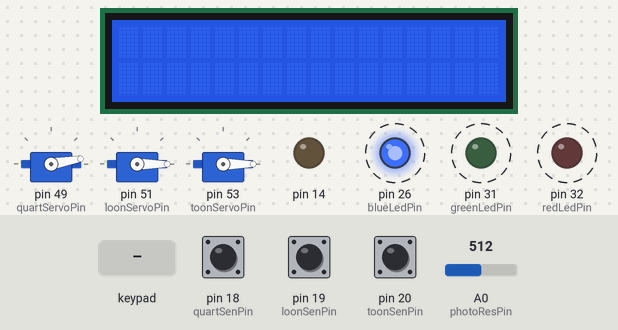
Recording of a sketch running on a simulated Arduino Mega 2560, built with avr-gcc and run on an emulated ATmega2560. Shown: 16×2 character LCD, 3 × servo, output pins drawn as LEDs (lit = HIGH). Dashed ring = blinking. Inputs (shaded band) come from the test bench; at power-on: pin 18 (quartSenPin) HIGH, pin 19 (loonSenPin) HIGH, pin 20 (toonSenPin) HIGH, A0 (photoResPin) = 512. What the sketch prints to the serial monitor is not drawn.

Above: at 1.2 s.
1.3 s: key 'A' pressed
At 3.0 s:
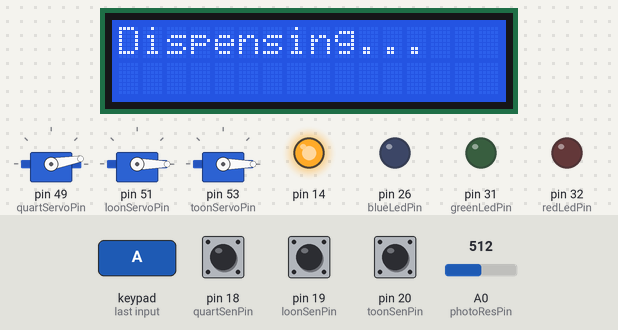
At 4.2 s:
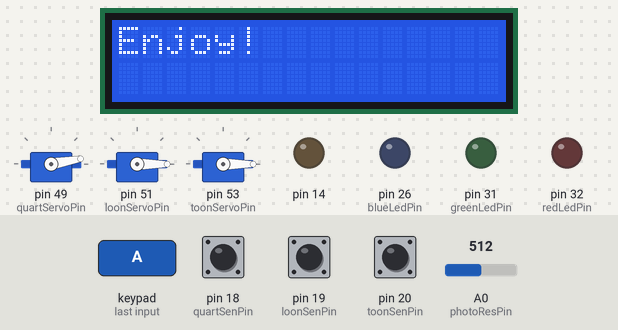
Timing chart, 0 to 5.7 s (numbered marks = the images above; inputs shaded):
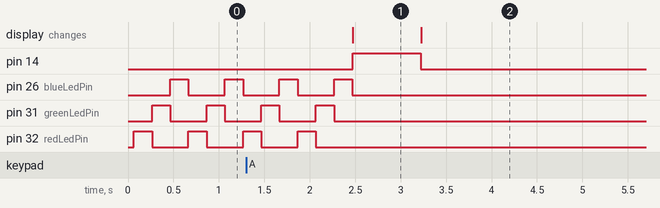

The sketch:

integrated.ino
```cpp
#include <Servo.h>
#include <LiquidCrystal.h>
#include <Keypad.h>

#define redLedPin 32
#define greenLedPin 31
#define blueLedPin 26
#define photoResPin A0
#define quartSenPin 18
#define loonSenPin 19
#define toonSenPin 20
#define quartServoPin 49
#define loonServoPin 51
#define toonServoPin 53

const byte ROWS = 4; // Number of rows in keypad
const byte COLS = 2; // Number of columns in keypad
byte rowPins[ROWS] = {2,3,4,5}; // row keypad pin connections to Arduino pins
byte colPins[COLS] = {6,7}; //coloumn keypad pin connections to Arduino pins

char keys[ROWS][COLS] = {
  {'B','A'},
  {'6','3'},
  {'5','2'},
  {'4','1'}
};

Keypad keypad = Keypad( makeKeymap(keys), rowPins, colPins, ROWS, COLS );
LiquidCrystal lcd(13, 12, 11, 10, 9, 8); //Initialize pins for LCD

float usrAmnt = 0;
float tolerance = 10;
float highTol = 1+(tolerance/100);
float lowTol = 1-(tolerance/100);

int i;

int fiveRef[] = {241, 650, 864};
int tenRef[] = {0, 0 ,0};
//int twentRef = [0, 0, 0];
int photoResSense[] = {0, 0, 0};

Servo quartServo;
Servo loonServo;
Servo toonServo;

bool isStopped = false;
bool scanned = false;

void setup()
{
  pinMode(14, OUTPUT);
  //pinMode(38, OUTPUT);

  digitalWrite(14, LOW);
  //digitalWrite(38, LOW);

  lcd.begin(16, 2);   // Set up the LCD's number of columns and rows:

  // This effectively inverts the behavior of the INPUT mode, where HIGH means the sensor is off, and LOW means the sensor is on.
  pinMode(redLedPin, OUTPUT);
  pinMode(greenLedPin, OUTPUT);
  pinMode(blueLedPin, OUTPUT);

  pinMode(photoResPin, INPUT_PULLUP);

  pinMode(quartSenPin, INPUT_PULLUP);
  pinMode(loonSenPin, INPUT_PULLUP);
  pinMode(toonSenPin, INPUT_PULLUP);


  attachInterrupt(5, add25Cents, RISING); //check rising
  attachInterrupt(4, add1Dollar, RISING);
  attachInterrupt(3, add2Dollar, RISING);

  quartServo.attach(quartServoPin);
  loonServo.attach(loonServoPin);
  toonServo.attach(toonServoPin);

  quartServo.write(10);
  loonServo.write(0);
  toonServo.write(0);

  Serial.begin(9600);
}

void loop()
{
  /*Serial.print("Total: $");
  Serial.print(usrAmnt);
  Serial.println(" ");
  */
    lcd.setCursor(0, 0); // Set where to print on the LCD (column, row)
  char keyPressed = keypad.getKey();
  float priceItem1 = 1.50;
  float priceItem2 = 1.25;
  float priceItem3 = 0.75;
  float priceItem4 = 2.00;

  if (!scanned) {
  int scan = senseBills();
    if (scan == 5) {
      usrAmnt += 5.0;
      scanned = true;
      lcd.clear();
      lcd.print("Total: $");
      lcd.print(usrAmnt);
    }
  }

  Serial.println(usrAmnt);

  if (keyPressed == '1')
  {
    lcd.clear();
    lcd.print("Price: $");
    lcd.print(priceItem1);
  }
  else if (keyPressed == '2')
  {
    lcd.clear();
    lcd.print("Price: $");
    lcd.print(priceItem2);
  }
  else if (keyPressed == '3')
  {
    lcd.clear();
    lcd.print("Price: $");
    lcd.print(priceItem3);
  }
  else if (keyPressed == '4')
  {
    lcd.clear();
    lcd.print("Price: $");
    lcd.print(priceItem4);
  }
  else if (keyPressed == '5')
  {
    lcd.clear();
    lcd.print("Price: $1.00");
    lcd.setCursor(0,1);
    lcd.print("Random Selection");
    lcd.setCursor(0,0);
  }
  else if (keyPressed == 'A')
  {
    lcd.clear();
    lcd.print("Dispensing...");
    digitalWrite(14, HIGH);
    delay(750);
    digitalWrite(14, LOW);
    lcd.clear();
    lcd.print("Enjoy!");
    delay(2500);
    giveChange(3.50);
    lcd.clear();
  }
  else if (keyPressed == 'B')
  {
    lcd.clear();
    lcd.print("Change returned");
    delay(2500);
    lcd.clear();
  }

  /*if (!isStopped) {

  for (int i=0; i<2; i++) {
    quartServo.write(10);
    loonServo.write(0);
    toonServo.write(0);
    delay(2000);
    quartServo.write(180);
    loonServo.write(180);
    toonServo.write(180);
    delay(2000);
  }
  quartServo.write(10);
  loonServo.write(0);
  toonServo.write(0);

  //giveChange(1.75);

    isStopped = true;
  }*/
}

bool checkFor5() {
  int count = 0;
  for (i=0; i<3; i++) {
    if ((photoResSense[0] <= fiveRef[0]*highTol) && (photoResSense[0] >= fiveRef[0]*lowTol)) {
      count++;
    }
  }

  if (count == 3) {
    return true;
  } else {
    return false;
  }
}

bool checkFor10() {
  int count = 0;
  for (i=0; i<3; i++) {
    if ((photoResSense[0] <= tenRef[0]*highTol) && (photoResSense[0] >= tenRef[0]*lowTol)) {
      count++;
    }
  }

  if (count == 3) {
    return true;
  } else {
    return false;
  }
}

int senseBills() {
    int count = 0;

    digitalWrite(redLedPin, HIGH);
    delay(100);
    photoResSense[0] = analogRead(photoResPin);
    delay(100);
    digitalWrite(redLedPin, LOW);
    digitalWrite(greenLedPin, HIGH);
    delay(100);
    photoResSense[1] = analogRead(photoResPin);
    delay(100);
    digitalWrite(greenLedPin, LOW);
    digitalWrite(blueLedPin, HIGH);
    delay(100);
    photoResSense[2] = analogRead(photoResPin);
    delay(100);
    digitalWrite(blueLedPin, LOW);


    /*Serial.print("R: ");
    Serial.print(photoResSense[0]);
    Serial.print(" ");
    Serial.print("B: ");
    Serial.print(photoResSense[1]);
    Serial.print(" ");
    Serial.print("G: ");
    Serial.print(photoResSense[2]);
    Serial.println(" "); */

    if (checkFor5()) {
      Serial.println("$5 bill detected");
      return 5;
    }

    return 0;
}

/*
 * add25Cents: called when a quarter has been inputted
 */
void add25Cents()
{
  noInterrupts();
  usrAmnt = usrAmnt + 0.25;
  // print usramnt
  interrupts();
}

/*
 * add1Dollar: called when a loonie has been inputted
 */
void add1Dollar()
{
  noInterrupts();
  usrAmnt = usrAmnt + 1;
  interrupts();
}

/*
 * add2Dollar: called when a toonie has been inputted
 */
void add2Dollar()
{
  noInterrupts();
  usrAmnt = usrAmnt + 2;
  interrupts();
}

/*
 * dispenseCoin - takes in a coin type and the amount of times to dispense it
 * Input:
 *  - String coin: "quart" for quarter, "loon" for loonie, "toon" for toonie
 *  - int times: the amount of times to dispense a coin
 */
void dispenseCoin(String coin, int times)
{
  Servo coinServo;
  int i = 0;

  if (coin == "quart") {
    coinServo = quartServo;
  } else if (coin == "loon") {
    coinServo = loonServo;
  } else if (coin == "toon") {
    coinServo = toonServo;
  }

  for (i = 0; i<times; i++) {
    coinServo.write(0);
    delay(2000);
    coinServo.write(180);
    delay(2000);
    coinServo.write(0);
  }
}

/*
 * giveChange - takes a dollar amount and dispenses coins to equal that amount
 * Input:
 *   - float changeAmnt: the amount of change that to be dispensed to the customer
 */
void giveChange(float changeAmnt)
{
  int dollarAmnt = int(changeAmnt);
  int centAmnt = int((changeAmnt-float(dollarAmnt))*100); //ex. 5.25 -> 25
  int nquart = 0; // number of quarters to dispense
  int ntoon = 0;
  int i = 0;
  /*
  Serial.println("change amount: ");
  Serial.print(changeAmnt);
    Serial.println("dollar amount: ");
  Serial.println(dollarAmnt);
    Serial.println("cent amount: ");
  Serial.println(centAmnt);*/

  // determine amount of quarters to dispense
  if (centAmnt > 0) {
    for (i=centAmnt; i>0; i=i-25) {
      nquart++;
    }

    dispenseCoin("quart", nquart);
  }

  // determine amount of toonies and loonies to dispense
  if (dollarAmnt > 0) {
      for (i=dollarAmnt; i>0; i=i-2) {
        if (i >= 2) {
          ntoon++;
        }
        if (i == 1) {
          dispenseCoin("loon", 1);
        }
      }
      dispenseCoin("toon", ntoon);
  }

  usrAmnt = 0;
}

/*
 * detectCoinInput - checks if a coin has been inputted
 *
void detectCoinInput() //make this an interrupt??
{
  int quartSense = analogRead(quartSenPin);
  int loonSense = analogRead(loonSenPin);
  int toonSense = analogRead(toonSenPin);

  if (quartSense <= quartThreshold) {

  }
}*/
```

Measured:
- after the input at 1.3 s, pin 14: LOW → HIGH after 1.2 s, → LOW 0.75 s later; pin 26 (blueLedPin): goes on until 2.5 s, then stays LOW; pin 31 (greenLedPin): goes on until 2.3 s, then stays LOW; pin 32 (redLedPin): goes on until 2.1 s, then stays LOW; the display: changes after 1.2 s (image 1)
- by itself, pin 26 (blueLedPin), pin 31 (greenLedPin), pin 32 (redLedPin): alternates HIGH for 0.20 s and LOW for 0.40 s
- what the display in image 1 shows lasts 0.7 s, from 2.5 s to 3.2 s
